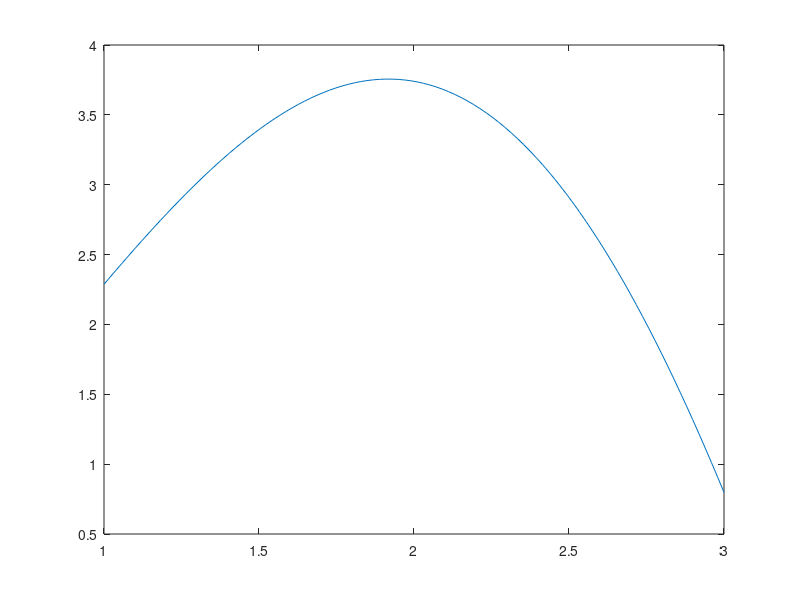
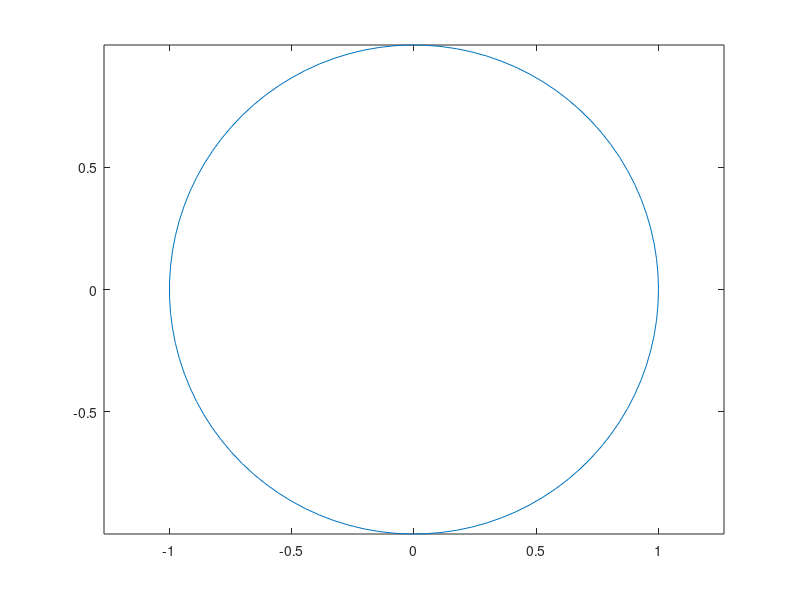
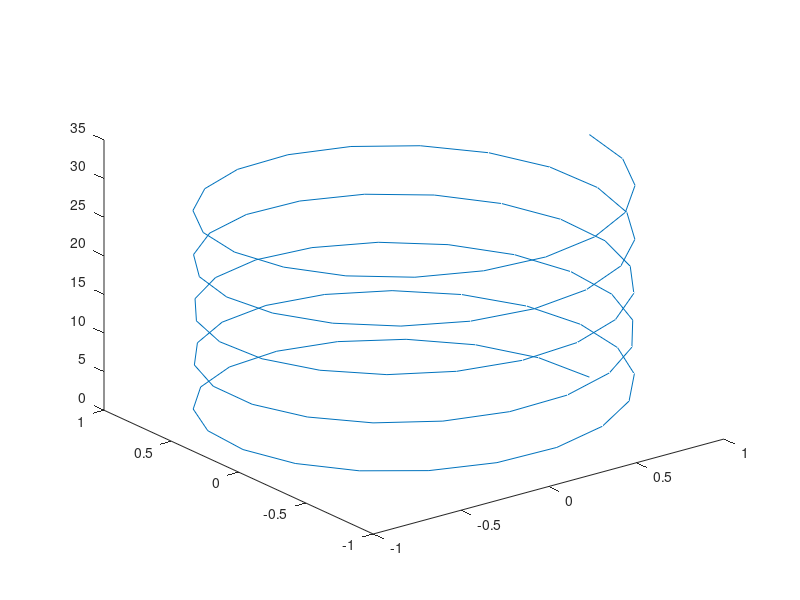
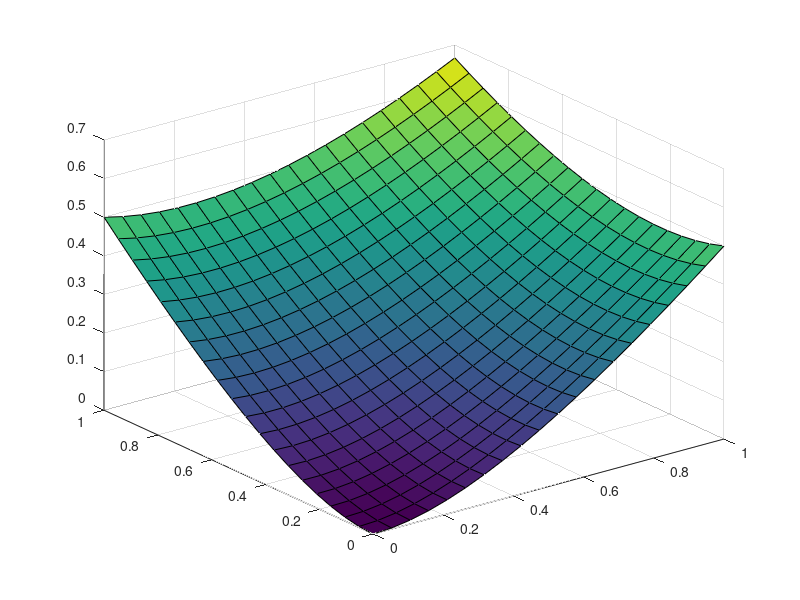

The MATLAB script that drew these images, in order:
X = linspace(1,3);
f = @(x) sin(x).*exp(sqrt(x));
plot(X, f(X));
figure % da ostane odprto okno z grafom funkcije,
       % naslednji plot odpre novo

Y = linspace(0, 2*pi);
plot(cos(Y), sin(Y));
axis equal
figure

Z = linspace(0, 10*pi);
plot3(cos(Z), sin(Z), Z);
figure

h = @(x,y) (x.^2 + y.^2)./(1+x+y);
x = linspace(0,1,20);
y = linspace(0,1,20);
[A,B] = meshgrid(x,y);
F = h(A,B);
surf(A,B,F);